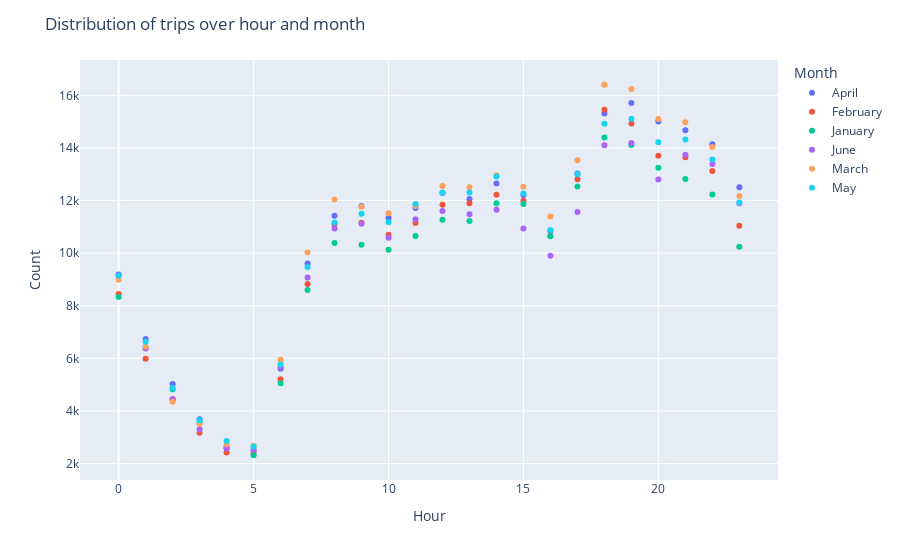

The notebook cell saved with this chart:
### Markdown cell above
**Задание 3 (0.5 баллов)**. Нарисуйте на одном графике зависимости количества поездок от часа в сутках для разных месяцев (разные кривые, соответствующие разным месяцам, окрашивайте в разные цвета, воспользуйтесь `hue` в `sns.relplot`). Аналогично нарисуйте зависимости количества поездок от часа в сутках для разных дней недели.

### Code cell
#╰( ͡° ͜ʖ ͡° )つ──☆*:・ﾟ
# counts on hour and month
counts = df.groupby(
    [df["pickup_datetime"].dt.month_name().rename("month"), df["pickup_datetime"].dt.hour.rename("hour")]
).size().reset_index(name="count")
fig1 = px.scatter(data_frame=counts, x="hour", y="count", color="month")
fig1.update_layout(title_text="Distribution of trips over hour and month", xaxis_title = "Hour", yaxis_title = "Count", legend_title="Month")
fig1.show()
del counts

### Figure 1 — Plotly figure (JSON) as saved in the notebook; plotly's stock layout.template omitted (floating-point values rounded to 4 significant figures)
{"data": [{"hovertemplate": "month=April<br>hour=%{x}<br>count=%{y}<extra></extra>", "legendgroup": "April", "marker": {"color": "#636efa", "symbol": "circle"}, "mode": "markers", "name": "April", "orientation": "v", "showlegend": true, "x": [0, 1, 2, 3, 4, 5, 6, 7, 8, 9, 10, 11, 12, 13, 14, 15, 16, 17, 18, 19, 20, 21, 22, 23], "xaxis": "x", "y": [9185, 6741, 5027, 3687, 2602, 2476, 5603, 9606, 11426, 11798, 11333, 11715, 12292, 12064, 12646, 12216, 10842, 13030, 15315, 15714, 15008, 14671, 14145, 12503], "yaxis": "y", "type": "scatter"}, {"hovertemplate": "month=February<br>hour=%{x}<br>count=%{y}<extra></extra>", "legendgroup": "February", "marker": {"color": "#EF553B", "symbol": "circle"}, "mode": "markers", "name": "February", "orientation": "v", "showlegend": true, "x": [0, 1, 2, 3, 4, 5, 6, 7, 8, 9, 10, 11, 12, 13, 14, 15, 16, 17, 18, 19, 20, 21, 22, 23], "xaxis": "x", "y": [8445, 5981, 4444, 3176, 2418, 2359, 5204, 8826, 11103, 11160, 10703, 11150, 11844, 11901, 12226, 11990, 10657, 12813, 15454, 14930, 13700, 13649, 13125, 11042], "yaxis": "y", "type": "scatter"}, {"hovertemplate": "month=January<br>hour=%{x}<br>count=%{y}<extra></extra>", "legendgroup": "January", "marker": {"color": "#00cc96", "symbol": "circle"}, "mode": "markers", "name": "January", "orientation": "v", "showlegend": true, "x": [0, 1, 2, 3, 4, 5, 6, 7, 8, 9, 10, 11, 12, 13, 14, 15, 16, 17, 18, 19, 20, 21, 22, 23], "xaxis": "x", "y": [8330, 6400, 4830, 3574, 2612, 2316, 5055, 8600, 10388, 10318, 10126, 10653, 11272, 11222, 11896, 11874, 10639, 12538, 14402, 14116, 13250, 12823, 12232, 10241], "yaxis": "y", "type": "scatter"}, {"hovertemplate": "month=June<br>hour=%{x}<br>count=%{y}<extra></extra>", "legendgroup": "June", "marker": {"color": "#ab63fa", "symbol": "circle"}, "mode": "markers", "name": "June", "orientation": "v", "showlegend": true, "x": [0, 1, 2, 3, 4, 5, 6, 7, 8, 9, 10, 11, 12, 13, 14, 15, 16, 17, 18, 19, 20, 21, 22, 23], "xaxis": "x", "y": [9150, 6376, 4451, 3305, 2570, 2530, 5674, 9071, 10937, 11121, 10587, 11290, 11607, 11476, 11650, 10938, 9902, 11565, 14100, 14187, 12799, 13740, 13391, 11899], "yaxis": "y", "type": "scatter"}, {"hovertemplate": "month=March<br>hour=%{x}<br>count=%{y}<extra></extra>", "legendgroup": "March", "marker": {"color": "#FFA15A", "symbol": "circle"}, "mode": "markers", "name": "March", "orientation": "v", "showlegend": true, "x": [0, 1, 2, 3, 4, 5, 6, 7, 8, 9, 10, 11, 12, 13, 14, 15, 16, 17, 18, 19, 20, 21, 22, 23], "xaxis": "x", "y": [8992, 6441, 4349, 3508, 2734, 2676, 5949, 10026, 12036, 11764, 11515, 11798, 12550, 12502, 12961, 12528, 11392, 13537, 16404, 16246, 15097, 14976, 14036, 12172], "yaxis": "y", "type": "scatter"}, {"hovertemplate": "month=May<br>hour=%{x}<br>count=%{y}<extra></extra>", "legendgroup": "May", "marker": {"color": "#19d3f3", "symbol": "circle"}, "mode": "markers", "name": "May", "orientation": "v", "showlegend": true, "x": [0, 1, 2, 3, 4, 5, 6, 7, 8, 9, 10, 11, 12, 13, 14, 15, 16, 17, 18, 19, 20, 21, 22, 23], "xaxis": "x", "y": [9146, 6632, 4871, 3645, 2856, 2645, 5763, 9471, 11163, 11502, 11173, 11870, 12308, 12308, 12913, 12265, 10881, 13000, 14925, 15115, 14218, 14326, 13563, 11928], "yaxis": "y", "type": "scatter"}], "layout": {"xaxis": {"anchor": "y", "domain": [0.0, 1.0], "title": {"text": "Hour"}}, "yaxis": {"anchor": "x", "domain": [0.0, 1.0], "title": {"text": "Count"}}, "legend": {"title": {"text": "Month"}, "tracegroupgap": 0}, "margin": {"t": 60}, "title": {"text": "Distribution of trips over hour and month"}}}
